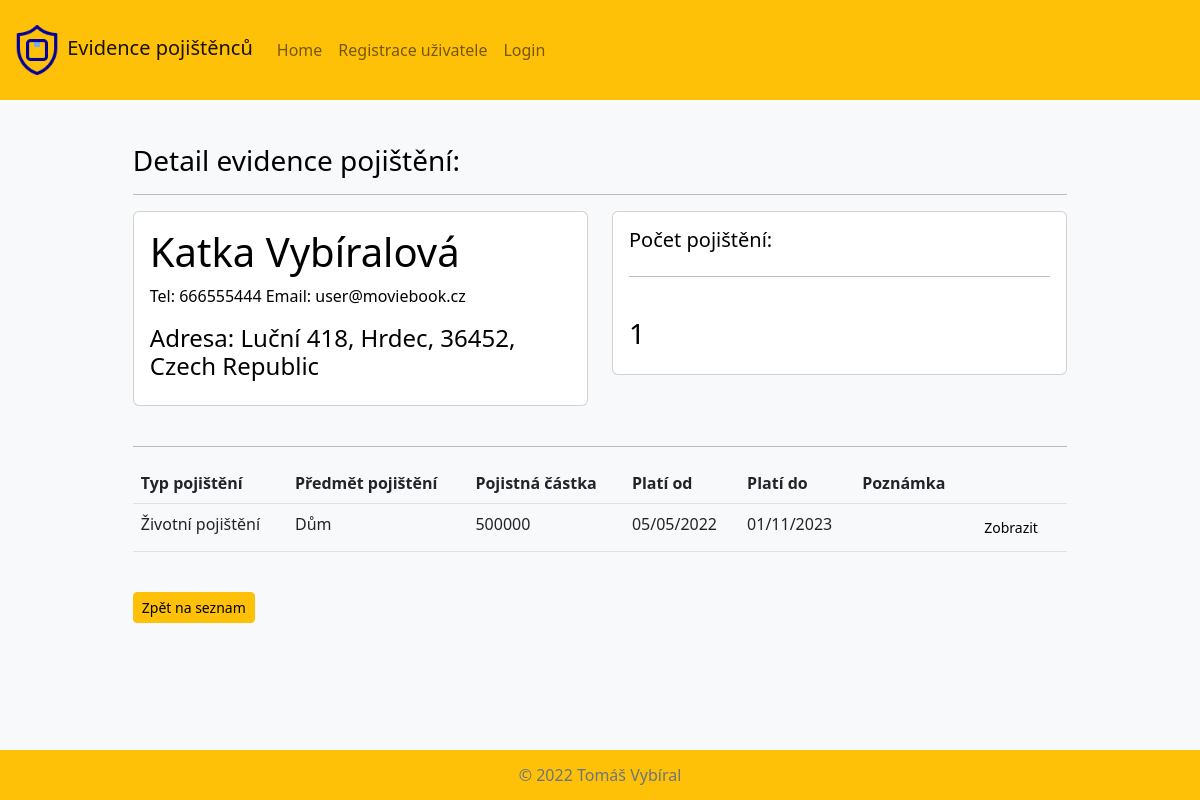
The app's page /pojistenci/pojistenec_detail/26/, older data.
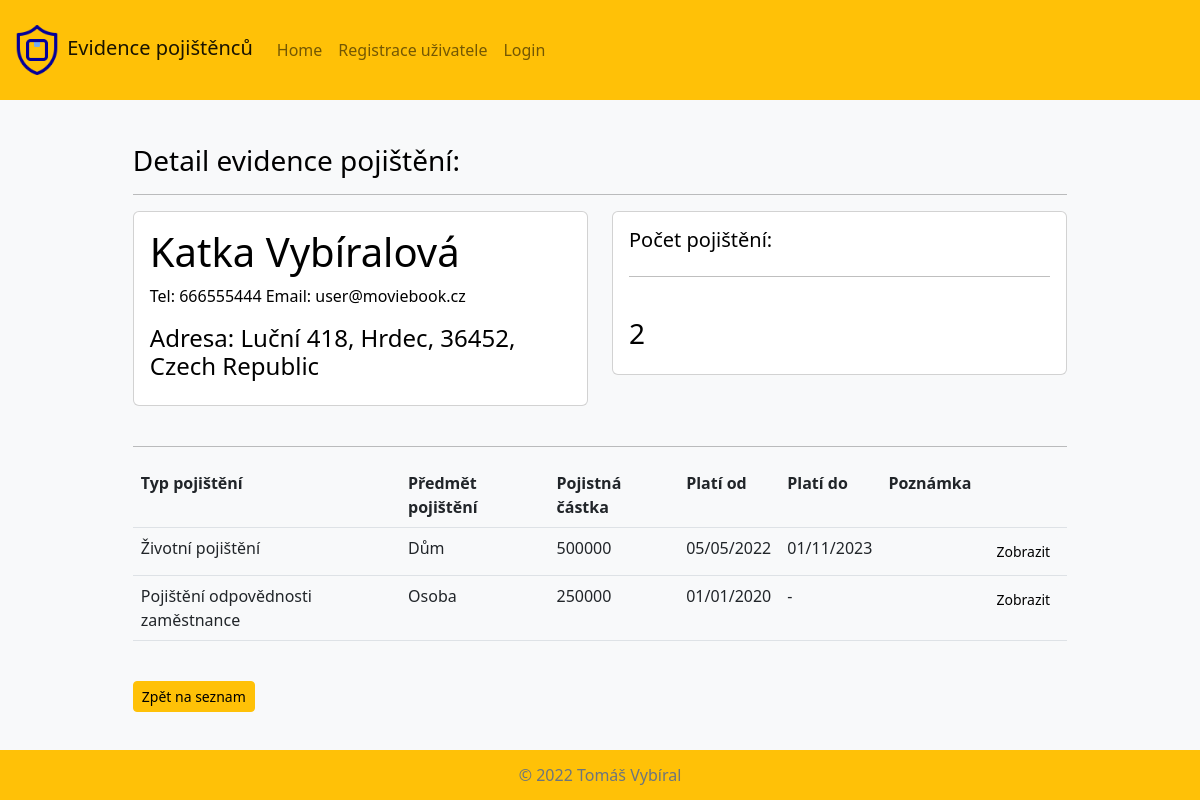
The same page, newer data.
### pojistenci/models.py (models this page shows, shortened)
class SeznamPojisteni(models.Model):
    pojistenec = models.ForeignKey(
        Pojistenec, null=True, on_delete=models.CASCADE, verbose_name='Pojištěnec')
    typ_pojisteni = models.ForeignKey(
        TypPojisteni, null=True, on_delete=models.SET_NULL, verbose_name='Druh pojištění')
    predmet_pojisteni = models.CharField(max_length=80, null=True, verbose_name='Předmět pojištění')
    hodnota_pojisteni = models.CharField(max_length=10, null=True, verbose_name='Hodnota pojištění')
    plati_od = models.CharField(max_length=10, null=True, verbose_name='Platí od')
    plati_do = models.CharField(max_length=10, null=True, verbose_name='Platí do')
    poznamka = models.TextField(null=True, verbose_name='Poznámka', blank=True) # není povinné pole
    date_created = models.DateTimeField(auto_now_add=True, null=True, verbose_name='Datum vytvoření')
    class Meta:
        verbose_name = 'Seznam pojištění'
        verbose_name_plural = 'Seznam pojištění'

class TypPojisteni(models.Model):
    nazev_pojisteni = models.CharField(max_length=100)
    def __str__(self) -> str:
        return self.nazev_pojisteni
    class Meta:
        verbose_name = 'Druh pojištění'
        verbose_name_plural = 'Druhy pojištění'

### pojistenci/views.py (the view, shortened to what this page needs)
class AktualPojistenec(generic.DetailView):
    model = SeznamPojisteni
    template_name = 'pojistenci/pojistenec_detail.html'
    def get(self, request, pk):
        try:
            pojistenec = Pojistenec.objects.get(id=pk)
        except:
            return redirect('home')
        pojistky = SeznamPojisteni.objects.filter(pojistenec_id=pk)
        total_pojisteni = pojistky.count()
        context = {'pojistenec':pojistenec,'pojistky':pojistky, 'pocet_pojistek':total_pojisteni}
        return render(request, self.template_name, context)

### pojistenci/models.py (called while the page is built)
    def __str__(self) -> str:
        return self.stat

### pojistenci/templates/pojistenci/pojistenec_detail.html (shortened to what this page needs)
{% extends 'base.html' %} {% block content %}
<h3>Detail evidence pojištění:</h3>
<hr />
<div class="row">
  <div class="col-md">
    <div class="card card-body">
      <h1>{{pojistenec.jmeno}} {{pojistenec.prijmeni}}</h1>
      <p>Tel: {{pojistenec.telefon}} Email: {{pojistenec.email}}</p>
      <h4>
        Adresa: {{pojistenec.ulice_cp}}, {{pojistenec.mesto}}, {{pojistenec.psc}},
        {{pojistenec.stat}}
      </h4>
    </div>
  </div>
  <div class="col-md">
    <div class="card card-body">
      <h5>Počet pojištění:</h5>
      <hr>
      <br>
      <h3>{{pocet_pojistek}}</h3>
    </div>
  </div>
</div>
<br>
<hr />
<table class="table table-hover">
  <tr>
    <th>Typ pojištění</th>
    <th>Předmět pojištění</th>
    <th>Pojistná částka</th>
    <th>Platí od</th>
    <th>Platí do</th>
    <th>Poznámka</th>
    <th></th>
  </tr>
  {% for pojistka in pojistky %}
  <tr>
    <td>{{pojistka.typ_pojisteni}}</td>
    <td>{{pojistka.predmet_pojisteni}}</td>
    <td>{{pojistka.hodnota_pojisteni}}</td>
    <td>{{pojistka.plati_od}}</td>
    <td>{{pojistka.plati_do}}</td>
    <td>{{pojistka.poznamka}}</td>
    <td><a class="btn btn-sm btn-light" href="{% url 'pojisteni_detail' pojistka.id %}">Zobrazit</a> </td>
  </tr>
  {% endfor %}
</table>
<br>
<a class="btn btn-sm btn-warning" href="{% url 'home' %}">Zpět na seznam</a>
{% endblock %}

Row changes from the older to the newer data that the page shows:
added SeznamPojisteni: typ_pojisteni "Pojištění odpovědnosti zaměstnance", predmet_pojisteni "Osoba", hodnota_pojisteni "250000", plati_od "01/01/2020", plati_do "-"
Text that changed along with them:
{{ pocet_pojistek }}: "1" → "2"
